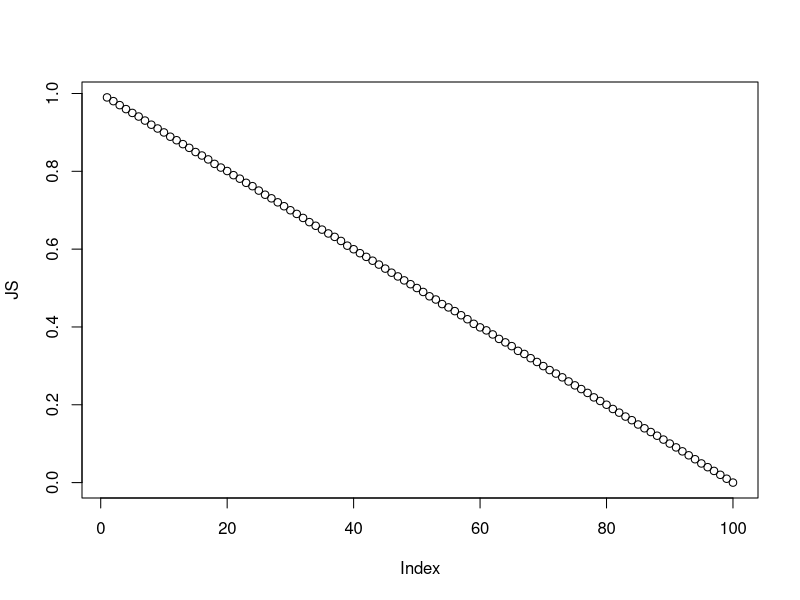

Recreate this plot in R.

p1 <- 0.8

# probability of g2 | g1


jdistance <- function(p2) {

  J <- vector()
  for (sim in 1:100000) {
    g1 <- rbinom(5,size=1,prob=p1)
    g2 <- g1 * rbinom(5,size=1,prob=p2)
    # Jaccard distance
    J[sim] <- 1- (sum(g1 & g2))/sum(g1 | g2)
  }
  J <- round(J,3)
  return(mean(J,na.rm=T))
}

JS <- vector()
counter <- 0

for (p2 in seq(0.01,1,length.out = 100)) {
  counter <- counter+ 1
  JS[counter] <- jdistance(p2)
}
plot(JS)
